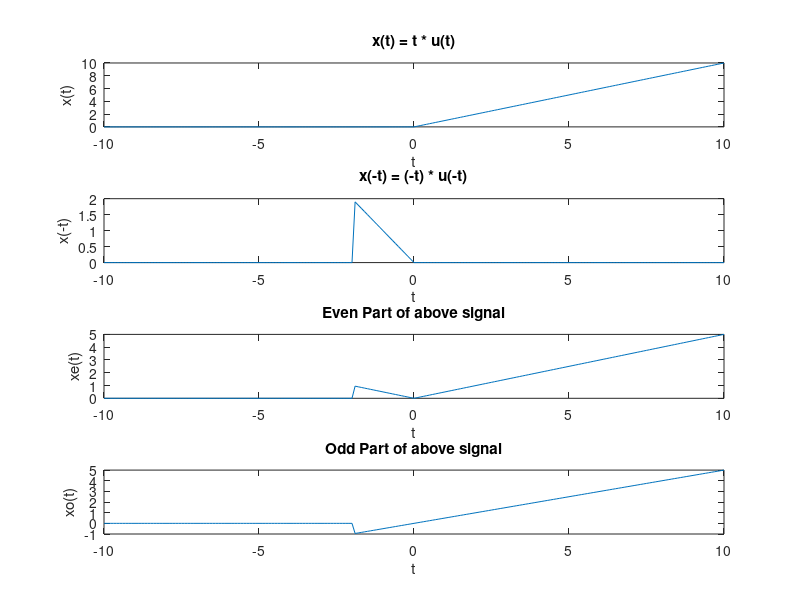

The MATLAB source for this figure: (Note: this script raises an error after producing the figure.)
clc;
clearvars *;
t = -10:0.1:10;
u = t > 0;
un = zeros(1,length(t));
for i = 1:length(t)
    if(t(i) > -2 && t(i) < 0)
        un(i) = 1;
    end
end
x = t .* u;
xn = (-t) .* un;

subplot(4,1,1);
plot(t, x);
xlabel('t');
ylabel('x(t)');
title('x(t) = t * u(t)');

subplot(4,1,2);
plot(t, xn);
xlabel('t');
ylabel('x(-t)');
title('x(-t) = (-t) * u(-t)');

subplot(4,1,3);
xe = (x + xn) .* (0.5);
plot(t, xe);
xlabel('t');
ylabel('xe(t)');
title('Even Part of above signal');

subplot(4,1,4);
xo = (x - xn) .* (0.5);
plot(t, xo);
xlabel('t');
ylabel('xo(t)');
title('Odd Part of above signal');
sgtitle('InLab - Q5 - 22102109')
